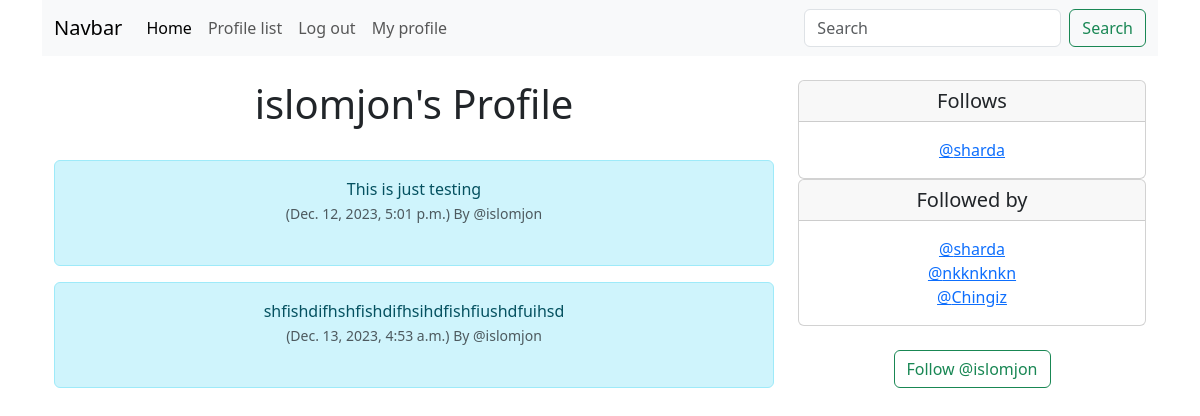
The app's page /profile/9 (signed in), older data.
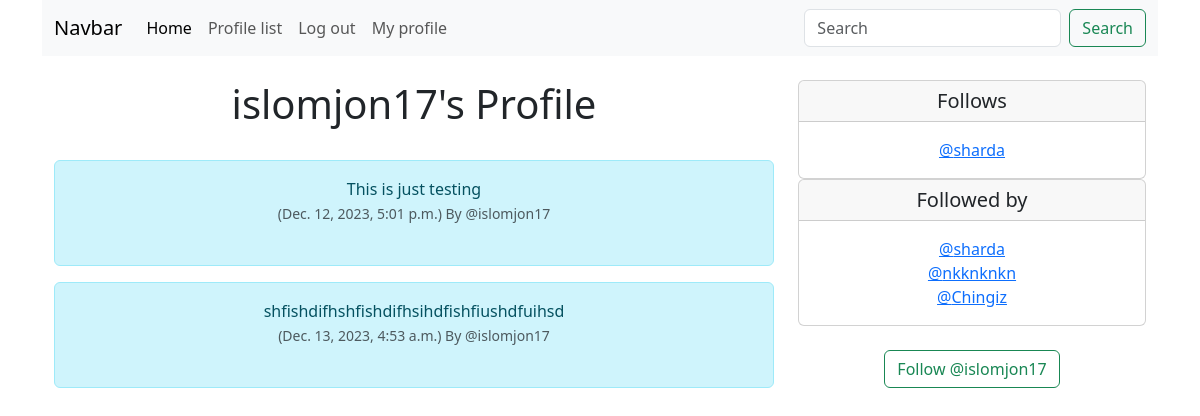
The same page, newer data.
### twitterclone/models.py (models this page shows, shortened)
class Profile(models.Model):
    user = models.OneToOneField(User, on_delete=models.CASCADE)
    follows = models.ManyToManyField("self",
                                    related_name="followed_by",
                                    symmetrical=False,
                                    blank=True)
    created_date = models.DateTimeField(User, auto_now=True)
    def __str__(self):
        return self.user.username

class Meep(models.Model):
    user = models.ForeignKey(
        User, related_name = "meeps",
        on_delete= models.DO_NOTHING
    )
    body = models.CharField(max_length=200)
    created_at = models.DateTimeField(auto_now_add=True)
    profile_image = models.ImageField(null=True, blank=True, upload_to="images/")

### twitterclone/views.py (the view, shortened to what this page needs)
# urls.py: path('profile/<int:pk>', views.profile, name="profile"),
def profile(request, pk):
    if request.user.is_authenticated:
        profile = Profile.objects.get(user_id=pk)
        meeps = Meep.objects.filter(user_id=pk)
        return render(request, 'profile.html', {'profile':profile, 'meeps':meeps})
    else:
        messages.success(request, ("You have to log in"))
        return redirect(home)

### twitterclone/templates/profile.html (shortened to what this page needs)
{% extends 'base.html' %}
{% load static %}
{% block content %}
{% if profile %}
<div class="container text-center">
	<div class="row">
		<div class="col-8">
			<h1>{{ profile.user.username }}'s Profile</h1>
			<br/>
			{% if meeps %}
				{% for meeps in meeps %}
					<div class="alert alert-info" role="alert">
    			{{ meeps.body }} </br>
    				<small class="text-muted">
      				({{ meeps.created_at }}) By
     				 @{{ meeps.user.username }}
    			</small>
						 <br/> <br/>
  				</div>
				{% endfor %}
			{% endif %}
		</div>
		<div class="col-4">
		<div class="card">
  			<h5 class="card-header">Follows</h5>
  				<div class="card-body">
    				<p class="card-text">
    					{% for following in profile.follows.all %}
		 				<a href="{% url 'profile' following.user.id %}"> @{{ following }}</a><br/>
						{% endfor %}
   					 </p>
    			 </div>
		</div>
		<div class="card">
  			<h5 class="card-header">Followed by</h5>
  				<div class="card-body">
    				<p class="card-text">
    							{% for following in profile.followed_by.all %}
								<a href="{% url 'profile' following.user.id %}"> @{{ following }}</a><br/>
								{% endfor %}
   					 </p>
    			 </div>
		</div>
		<br/>
		<form method="POST">
			{% if profile in user.profile.follows.all %}
				<button class="btn btn-outline-danger" name="follow" value="unfollow"  type="submit" >Unfollow @{{ profile.user.username | lower}}
				</button>
			{% else %}
				<button class="btn btn-outline-success" name="follow" value="follow"  type="submit" >Follow @{{ profile.user.username | lower}}
				</button>
			{% endif %}
		</form>
		<br/>
	</div>
	</div>
</div>
{% endif %}
{% endblock  %}

Row changes from the older to the newer data that the page shows:
changed through a linked row, Profile: user.username "islomjon" → "islomjon17"
changed through a linked row, Meep "This is just testing": user.username "islomjon" → "islomjon17"
changed through a linked row, Meep "shfishdifhshfishdifhsihdfishfiushdfuihsd": user.username "islomjon" → "islomjon17"
